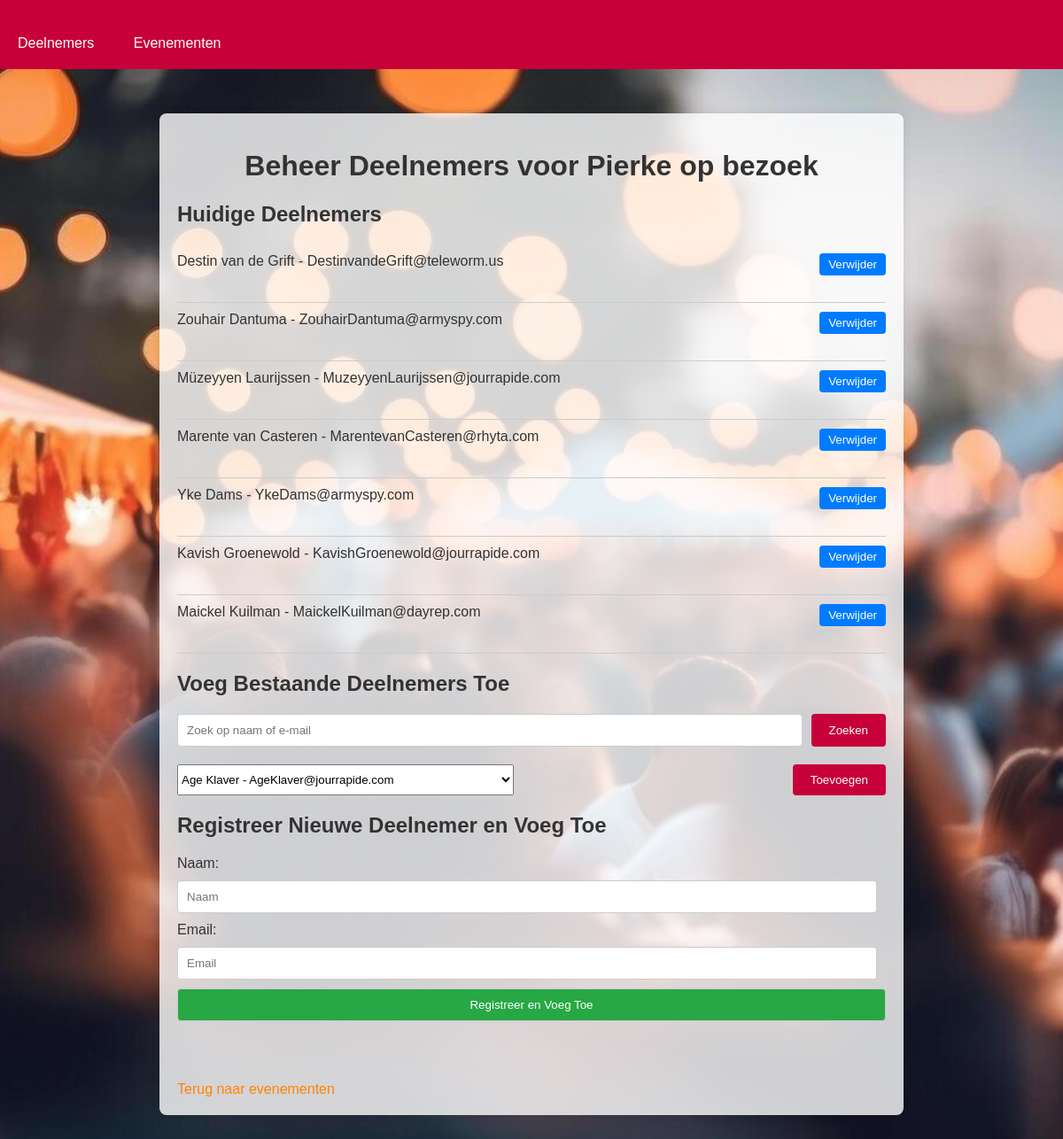
The app's page /manage_event/6 with its own data.
### app.py (models this page shows)
class Event(db.Model):
    id = db.Column(db.Integer, primary_key=True)
    name = db.Column(db.String(100), nullable=False)
    date = db.Column(db.String(100), nullable=False)

class Participant(db.Model):
    id = db.Column(db.Integer, primary_key=True)
    name = db.Column(db.String(100), nullable=False)
    email = db.Column(db.String(100), nullable=False, unique=True)
    events = db.relationship('Event', secondary=event_participants, backref=db.backref('participants', lazy=True))

### app.py (the view, shortened to what this page needs)
@app.route('/manage_event/<int:id>', methods=['GET', 'POST'])
def manage_event(id):
    event = Event.query.get_or_404(id)
    search_query = request.args.get('search')
    if search_query:
        participants = Participant.query.filter(
            Participant.name.contains(search_query) |
            Participant.email.contains(search_query)
        ).order_by(Participant.name).all()
    else:
        participants = Participant.query.order_by(Participant.name).all()
    return render_template('manage_event.html', event=event, participants=participants)

### templates/manage_event.html (shortened to what this page needs)
<!DOCTYPE html>
<html lang="en">
<head>
    <link rel="stylesheet" href="{{ url_for('static', filename='style.css') }}">
</head>
<body style="background: url('{{ url_for('static', filename='background.jpg') }}') no-repeat center center fixed; background-size: cover;">
    <nav>
        <a href="/">Deelnemers</a>
        <a href="/events">Evenementen</a>
    </nav>
    <div class="container">
        <h1>Beheer Deelnemers voor {{ event.name }}</h1>
        <h2>Huidige Deelnemers</h2>
        <ul>
            {% for participant in event.participants %}
            <li>
                {{ participant.name }} - {{ participant.email }}
                <div class="participant-actions">
                    <form action="{{ url_for('manage_event', id=event.id) }}" method="POST">
                        <button type="submit">Verwijder</button>
                    </form>
                </div>
            </li>
            {% endfor %}
        </ul>
        <h2>Voeg Bestaande Deelnemers Toe</h2>
        <form action="{{ url_for('manage_event', id=event.id) }}" method="GET">
            <input type="text" name="search" placeholder="Zoek op naam of e-mail">
            <button type="submit">Zoeken</button>
        </form>
        <form action="{{ url_for('manage_event', id=event.id) }}" method="POST">
            <select name="participant_id">
                {% for participant in participants %}
                {% if participant not in event.participants %}
                <option value="{{ participant.id }}">{{ participant.name }} - {{ participant.email }}</option>
                {% endif %}
                {% endfor %}
            </select>
            <button type="submit">Toevoegen</button>
        </form>
        <h2>Registreer Nieuwe Deelnemer en Voeg Toe</h2>
        <form action="{{ url_for('manage_event', id=event.id) }}" method="POST" class="add-participant-form">
            <label for="name">Naam:</label>
            <input type="text" name="name" placeholder="Naam" required>
            <label for="email">Email:</label>
            <input type="email" name="email" placeholder="Email" required>
            <button type="submit">Registreer en Voeg Toe</button>
        </form>
        <br>
        <a href="/events">Terug naar evenementen</a>
    </div>
</body>
</html>

### static/style.css (style rules this page uses)
body { font-family: Arial, sans-serif; background-color: #900C3F ; color: #333; margin: 0; padding: 0; }
.container { max-width: 800px; margin: 50px auto; padding: 20px; background-color: rgba(255, 255, 255, 0.8); border-radius: 8px; box-shadow: 0 0 10px rgba(0, 0, 0, 0.1); }
h1 { text-align: center; color: #333; }
form { display: flex; justify-content: space-between; margin-bottom: 20px; }
form input[type="text"], form input[type="email"], form input[type="password"] { flex: 1; padding: 10px; margin-right: 10px; border: 1px solid #ccc; border-radius: 4px; }
form button { padding: 10px 20px; background-color: #C70039; color: white; border: none; border-radius: 4px; cursor: pointer; }
ul { list-style-type: none; padding: 0; }
li { display: flex; justify-content: space-between; padding: 10px 0; border-bottom: 1px solid #ccc; }
a { display: inline-block; margin-top: 20px; color: #FF8300; text-decoration: none; }
nav { background-color: #C70039 ; padding: 10px 0; margin-bottom: 20px; }
nav a { color: white; text-decoration: none; padding: 10px 20px; display: inline-block; }
.participant-actions, .event-actions { display: flex; gap: 10px; }
.participant-actions form, .event-actions form { display: inline; }
.participant-actions button, .event-actions button { padding: 5px 10px; background-color: #FF8300; color: white; border: none; border-radius: 4px; cursor: pointer; }

### templates/manage_event.html (style rules this page uses)
.participant-actions { display: flex; gap: 10px; }
.participant-actions form { display: inline; }
.participant-actions button { padding: 5px 10px; background-color: #007BFF; color: white; border: none; border-radius: 4px; cursor: pointer; }
.add-participant-form { display: flex; flex-direction: column; }
.add-participant-form label, .add-participant-form input, .add-participant-form button { margin-bottom: 10px; }
.add-participant-form input, .add-participant-form button { padding: 10px; border: 1px solid #ccc; border-radius: 4px; }
.add-participant-form button { background-color: #28a745; color: white; cursor: pointer; }

### records on screen
Event: name "Pierke op bezoek"
Participant: name "Destin van de Grift", email "DestinvandeGrift@teleworm.us"
Participant: name "Zouhair Dantuma", email "ZouhairDantuma@armyspy.com"
Participant: name "Müzeyyen Laurijssen", email "MuzeyyenLaurijssen@jourrapide.com"
Participant: name "Marente van Casteren", email "MarentevanCasteren@rhyta.com"
Participant: name "Yke Dams", email "YkeDams@armyspy.com"
Participant: name "Kavish Groenewold", email "KavishGroenewold@jourrapide.com"
Participant: name "Maickel Kuilman", email "MaickelKuilman@dayrep.com"

### other values on screen
form field participant_id "Age Klaver - AgeKlaver@jourrapide.com"
